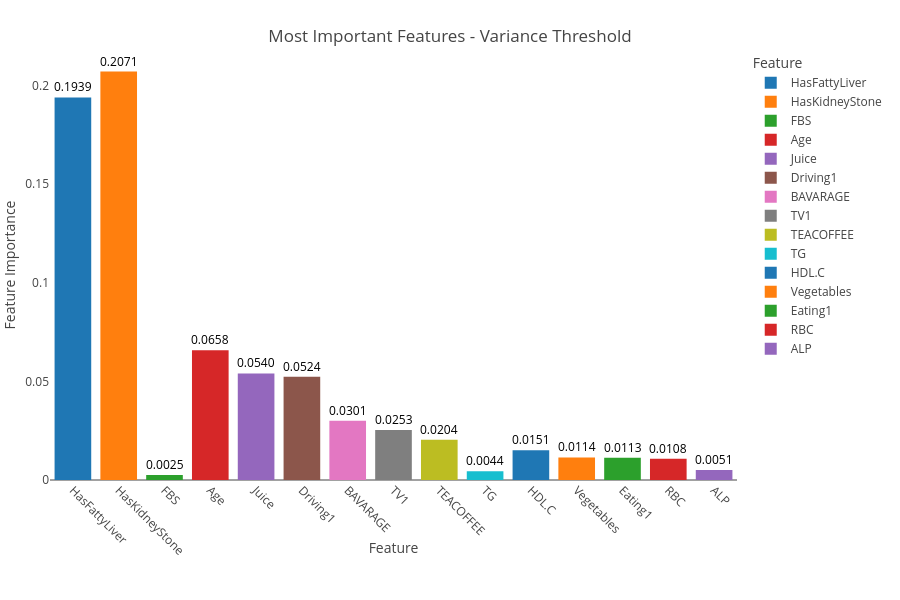
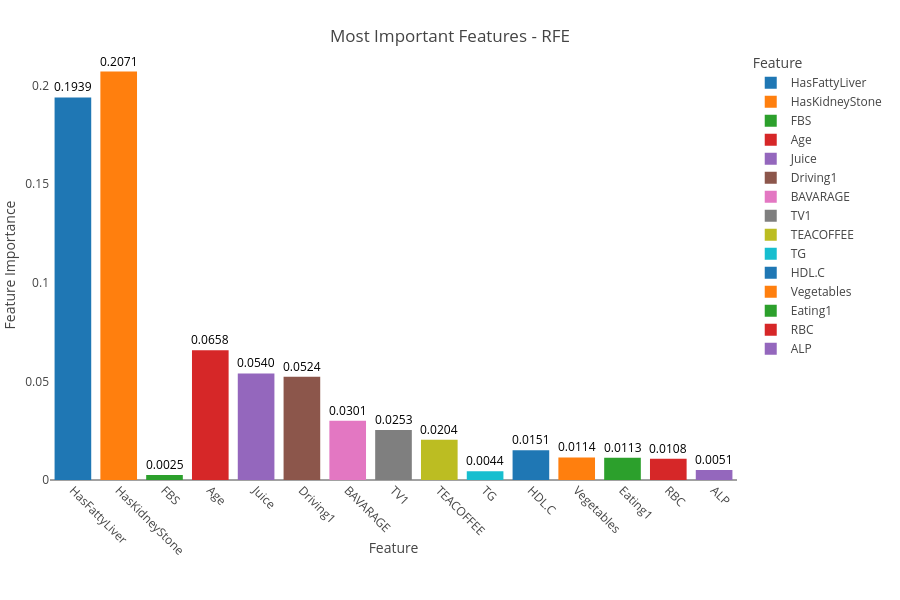
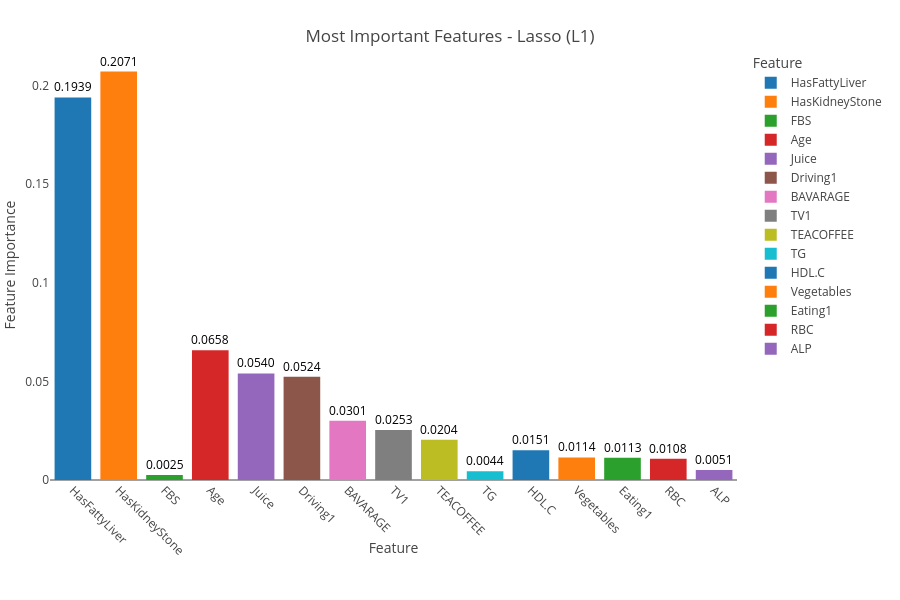
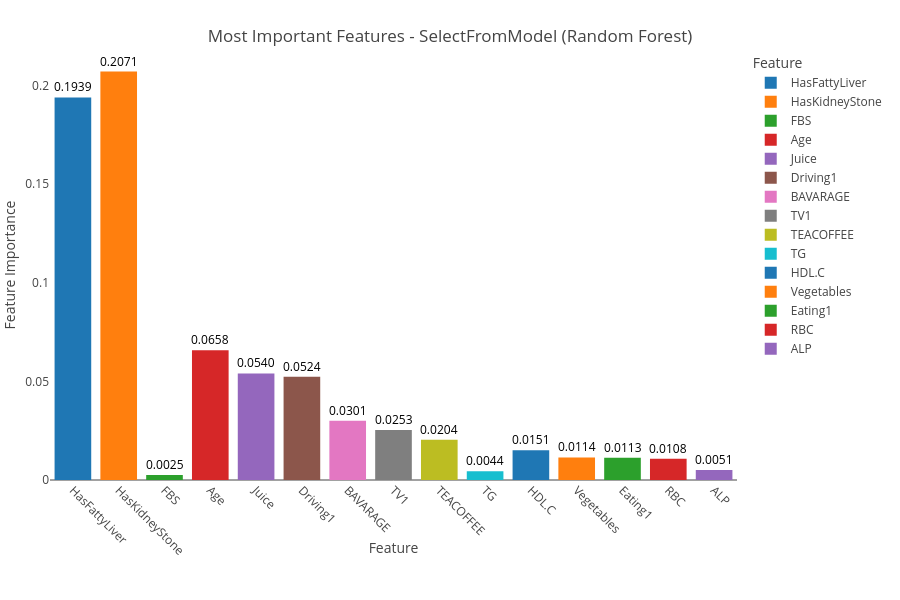

Source (notebook cell) for these figures, in order:
### Code cell
import pandas as pd
import plotly.express as px

# Assuming `X` is your DataFrame with the real feature names (predictors)
# Assuming `feature_importances` is a dictionary where each key is a method, 
# and the value is a pandas Series or DataFrame with feature importance scores.

# Convert the feature importances into a DataFrame for visualization
importance_df = pd.DataFrame(feature_importances).T  # Transpose so that methods are rows
importance_df.columns = X_train.columns  # Use the actual feature names from X
importance_df.columns = importance_df.columns.str.replace(r'num_imputer__','')

importance_df = importance_df.reset_index().rename(columns={'index': 'Feature Selection Method'})

# Determine the most important predictors (e.g., top N important features)
top_n = 15  # You can change this number to select more or fewer features

# Aggregate feature importance across all methods by averaging importance scores
importance_avg = importance_df.drop('Feature Selection Method', axis=1).mean(axis=0)

# Get the top N most important features based on average importance across methods
top_features = importance_avg.nlargest(top_n).index

# Filter the original importance DataFrame to include only the top features
importance_top_features_df = importance_df[['Feature Selection Method'] + list(top_features)]

# Melt the DataFrame for better visualization
importance_melted = importance_top_features_df.melt(id_vars=['Feature Selection Method'], 
                                                    var_name='Feature', 
                                                    value_name='Importance')

# Generate separate charts for each feature selection method
for method in importance_melted['Feature Selection Method'].unique():
    # Filter the data for the current method
    method_data = importance_melted[importance_melted['Feature Selection Method'] == method]

    # Create a bar plot for the current method
    fig_importance = px.bar(
        method_data,
        x='Feature',
        y='Importance',
        color='Feature',
        title=f'Most Important Features - {method}',
        labels={'Importance': 'Feature Importance', 'Feature Selection Method': 'Method'},
        height=600,
        category_orders={'Feature': list(top_features)},  # Ensure top features are sorted
        color_continuous_scale='Viridis',  # Use a gradient color scale for visual effect
    )

    # Add annotations for each bar with the importance value
    for i, row in method_data.iterrows():
        fig_importance.add_annotation(
            x=row['Feature'],
            y=row['Importance'],
            text=f"{row['Importance']:.4f}",  # Format to 4 decimal places
            showarrow=False,
            font=dict(size=12, color='black'),
            align="center",
            yanchor="bottom"  # Corrected from "verticalalignment"
        )

    # Update plot layout for better presentation
    fig_importance.update_layout(
        legend_title="Feature",
        xaxis_title="Feature",
        yaxis_title="Feature Importance",
        xaxis={'tickangle': 45, 'showgrid': False},  # Rotate feature labels for readability
        yaxis={'showgrid': True, 'gridcolor': 'rgba(255, 255, 255, 0.3)'},  # Add gridlines
        plot_bgcolor='rgba(0,0,0,0)',  # Make background transparent
        margin=dict(t=50, b=120, l=50, r=50),  # Adjust margins
        title_x=0.5,  # Center the title
        title_y=0.95,  # Move title to top
    )

    # Show the plot for the current method
    fig_importance.show()
    title=str(f'Most Important Features - {method}')
    fig_importance.write_image("Images/"+title + ".png", scale=6)

### Figure 1 — Plotly figure (JSON) as saved in the notebook; plotly's stock layout.template omitted (floating-point values rounded to 4 significant figures)
{"data": [{"hovertemplate": "Feature=%{x}<br>Feature Importance=%{y}<extra></extra>", "legendgroup": "HasFattyLiver", "marker": {"color": "#1F77B4", "pattern": {"shape": ""}}, "name": "HasFattyLiver", "orientation": "v", "showlegend": true, "textposition": "auto", "type": "bar", "x": ["HasFattyLiver"], "xaxis": "x", "y": [0.1939], "yaxis": "y"}, {"hovertemplate": "Feature=%{x}<br>Feature Importance=%{y}<extra></extra>", "legendgroup": "HasKidneyStone", "marker": {"color": "#FF7F0E", "pattern": {"shape": ""}}, "name": "HasKidneyStone", "orientation": "v", "showlegend": true, "textposition": "auto", "type": "bar", "x": ["HasKidneyStone"], "xaxis": "x", "y": [0.2071], "yaxis": "y"}, {"hovertemplate": "Feature=%{x}<br>Feature Importance=%{y}<extra></extra>", "legendgroup": "FBS", "marker": {"color": "#2CA02C", "pattern": {"shape": ""}}, "name": "FBS", "orientation": "v", "showlegend": true, "textposition": "auto", "type": "bar", "x": ["FBS"], "xaxis": "x", "y": [0.002493], "yaxis": "y"}, {"hovertemplate": "Feature=%{x}<br>Feature Importance=%{y}<extra></extra>", "legendgroup": "Age", "marker": {"color": "#D62728", "pattern": {"shape": ""}}, "name": "Age", "orientation": "v", "showlegend": true, "textposition": "auto", "type": "bar", "x": ["Age"], "xaxis": "x", "y": [0.06581], "yaxis": "y"}, {"hovertemplate": "Feature=%{x}<br>Feature Importance=%{y}<extra></extra>", "legendgroup": "Juice", "marker": {"color": "#9467BD", "pattern": {"shape": ""}}, "name": "Juice", "orientation": "v", "showlegend": true, "textposition": "auto", "type": "bar", "x": ["Juice"], "xaxis": "x", "y": [0.054], "yaxis": "y"}, {"hovertemplate": "Feature=%{x}<br>Feature Importance=%{y}<extra></extra>", "legendgroup": "Driving1", "marker": {"color": "#8C564B", "pattern": {"shape": ""}}, "name": "Driving1", "orientation": "v", "showlegend": true, "textposition": "auto", "type": "bar", "x": ["Driving1"], "xaxis": "x", "y": [0.05239], "yaxis": "y"}, {"hovertemplate": "Feature=%{x}<br>Feature Importance=%{y}<extra></extra>", "legendgroup": "BAVARAGE", "marker": {"color": "#E377C2", "pattern": {"shape": ""}}, "name": "BAVARAGE", "orientation": "v", "showlegend": true, "textposition": "auto", "type": "bar", "x": ["BAVARAGE"], "xaxis": "x", "y": [0.03007], "yaxis": "y"}, {"hovertemplate": "Feature=%{x}<br>Feature Importance=%{y}<extra></extra>", "legendgroup": "TV1", "marker": {"color": "#7F7F7F", "pattern": {"shape": ""}}, "name": "TV1", "orientation": "v", "showlegend": true, "textposition": "auto", "type": "bar", "x": ["TV1"], "xaxis": "x", "y": [0.02532], "yaxis": "y"}, {"hovertemplate": "Feature=%{x}<br>Feature Importance=%{y}<extra></extra>", "legendgroup": "TEACOFFEE", "marker": {"color": "#BCBD22", "pattern": {"shape": ""}}, "name": "TEACOFFEE", "orientation": "v", "showlegend": true, "textposition": "auto", "type": "bar", "x": ["TEACOFFEE"], "xaxis": "x", "y": [0.02043], "yaxis": "y"}, {"hovertemplate": "Feature=%{x}<br>Feature Importance=%{y}<extra></extra>", "legendgroup": "TG", "marker": {"color": "#17BECF", "pattern": {"shape": ""}}, "name": "TG", "orientation": "v", "showlegend": true, "textposition": "auto", "type": "bar", "x": ["TG"], "xaxis": "x", "y": [0.004385], "yaxis": "y"}, {"hovertemplate": "Feature=%{x}<br>Feature Importance=%{y}<extra></extra>", "legendgroup": "HDL.C", "marker": {"color": "#1F77B4", "pattern": {"shape": ""}}, "name": "HDL.C", "orientation": "v", "showlegend": true, "textposition": "auto", "type": "bar", "x": ["HDL.C"], "xaxis": "x", "y": [0.01505], "yaxis": "y"}, {"hovertemplate": "Feature=%{x}<br>Feature Importance=%{y}<extra></extra>", "legendgroup": "Vegetables", "marker": {"color": "#FF7F0E", "pattern": {"shape": ""}}, "name": "Vegetables", "orientation": "v", "showlegend": true, "textposition": "auto", "type": "bar", "x": ["Vegetables"], "xaxis": "x", "y": [0.01142], "yaxis": "y"}, {"hovertemplate": "Feature=%{x}<br>Feature Importance=%{y}<extra></extra>", "legendgroup": "Eating1", "marker": {"color": "#2CA02C", "pattern": {"shape": ""}}, "name": "Eating1", "orientation": "v", "showlegend": true, "textposition": "auto", "type": "bar", "x": ["Eating1"], "xaxis": "x", "y": [0.0113], "yaxis": "y"}, {"hovertemplate": "Feature=%{x}<br>Feature Importance=%{y}<extra></extra>", "legendgroup": "RBC", "marker": {"color": "#D62728", "pattern": {"shape": ""}}, "name": "RBC", "orientation": "v", "showlegend": true, "textposition": "auto", "type": "bar", "x": ["RBC"], "xaxis": "x", "y": [0.01083], "yaxis": "y"}, {"hovertemplate": "Feature=%{x}<br>Feature Importance=%{y}<extra></extra>", "legendgroup": "ALP", "marker": {"color": "#9467BD", "pattern": {"shape": ""}}, "name": "ALP", "orientation": "v", "showlegend": true, "textposition": "auto", "type": "bar", "x": ["ALP"], "xaxis": "x", "y": [0.005067], "yaxis": "y"}], "layout": {"annotations": [{"align": "center", "font": {"color": "black", "size": 12}, "showarrow": false, "text": "0.1939", "x": "HasFattyLiver", "y": 0.1939, "yanchor": "bottom"}, {"align": "center", "font": {"color": "black", "size": 12}, "showarrow": false, "text": "0.2071", "x": "HasKidneyStone", "y": 0.2071, "yanchor": "bottom"}, {"align": "center", "font": {"color": "black", "size": 12}, "showarrow": false, "text": "0.0025", "x": "FBS", "y": 0.002493, "yanchor": "bottom"}, {"align": "center", "font": {"color": "black", "size": 12}, "showarrow": false, "text": "0.0658", "x": "Age", "y": 0.06581, "yanchor": "bottom"}, {"align": "center", "font": {"color": "black", "size": 12}, "showarrow": false, "text": "0.0540", "x": "Juice", "y": 0.054, "yanchor": "bottom"}, {"align": "center", "font": {"color": "black", "size": 12}, "showarrow": false, "text": "0.0524", "x": "Driving1", "y": 0.05239, "yanchor": "bottom"}, {"align": "center", "font": {"color": "black", "size": 12}, "showarrow": false, "text": "0.0301", "x": "BAVARAGE", "y": 0.03007, "yanchor": "bottom"}, {"align": "center", "font": {"color": "black", "size": 12}, "showarrow": false, "text": "0.0253", "x": "TV1", "y": 0.02532, "yanchor": "bottom"}, {"align": "center", "font": {"color": "black", "size": 12}, "showarrow": false, "text": "0.0204", "x": "TEACOFFEE", "y": 0.02043, "yanchor": "bottom"}, {"align": "center", "font": {"color": "black", "size": 12}, "showarrow": false, "text": "0.0044", "x": "TG", "y": 0.004385, "yanchor": "bottom"}, {"align": "center", "font": {"color": "black", "size": 12}, "showarrow": false, "text": "0.0151", "x": "HDL.C", "y": 0.01505, "yanchor": "bottom"}, {"align": "center", "font": {"color": "black", "size": 12}, "showarrow": false, "text": "0.0114", "x": "Vegetables", "y": 0.01142, "yanchor": "bottom"}, {"align": "center", "font": {"color": "black", "size": 12}, "showarrow": false, "text": "0.0113", "x": "Eating1", "y": 0.0113, "yanchor": "bottom"}, {"align": "center", "font": {"color": "black", "size": 12}, "showarrow": false, "text": "0.0108", "x": "RBC", "y": 0.01083, "yanchor": "bottom"}, {"align": "center", "font": {"color": "black", "size": 12}, "showarrow": false, "text": "0.0051", "x": "ALP", "y": 0.005067, "yanchor": "bottom"}], "barmode": "relative", "height": 600, "legend": {"title": {"text": "Feature"}, "tracegroupgap": 0}, "margin": {"b": 120, "l": 50, "r": 50, "t": 50}, "plot_bgcolor": "rgba(0,0,0,0)", "title": {"text": "Most Important Features - Variance Threshold", "x": 0.5, "y": 0.95}, "xaxis": {"anchor": "y", "categoryarray": ["HasFattyLiver", "HasKidneyStone", "FBS", "Age", "Juice", "Driving1", "BAVARAGE", "TV1", "TEACOFFEE", "TG", "HDL.C", "Vegetables", "Eating1", "RBC", "ALP"], "categoryorder": "array", "domain": [0, 1], "showgrid": false, "tickangle": 45, "title": {"text": "Feature"}}, "yaxis": {"anchor": "x", "domain": [0, 1], "gridcolor": "rgba(255, 255, 255, 0.3)", "showgrid": true, "title": {"text": "Feature Importance"}}}}

### Figure 2 — Plotly figure (JSON) as saved in the notebook; plotly's stock layout.template omitted (floating-point values rounded to 4 significant figures)
{"data": [{"hovertemplate": "Feature=%{x}<br>Feature Importance=%{y}<extra></extra>", "legendgroup": "HasFattyLiver", "marker": {"color": "#1F77B4", "pattern": {"shape": ""}}, "name": "HasFattyLiver", "orientation": "v", "showlegend": true, "textposition": "auto", "type": "bar", "x": ["HasFattyLiver"], "xaxis": "x", "y": [0.1939], "yaxis": "y"}, {"hovertemplate": "Feature=%{x}<br>Feature Importance=%{y}<extra></extra>", "legendgroup": "HasKidneyStone", "marker": {"color": "#FF7F0E", "pattern": {"shape": ""}}, "name": "HasKidneyStone", "orientation": "v", "showlegend": true, "textposition": "auto", "type": "bar", "x": ["HasKidneyStone"], "xaxis": "x", "y": [0.2071], "yaxis": "y"}, {"hovertemplate": "Feature=%{x}<br>Feature Importance=%{y}<extra></extra>", "legendgroup": "FBS", "marker": {"color": "#2CA02C", "pattern": {"shape": ""}}, "name": "FBS", "orientation": "v", "showlegend": true, "textposition": "auto", "type": "bar", "x": ["FBS"], "xaxis": "x", "y": [0.002493], "yaxis": "y"}, {"hovertemplate": "Feature=%{x}<br>Feature Importance=%{y}<extra></extra>", "legendgroup": "Age", "marker": {"color": "#D62728", "pattern": {"shape": ""}}, "name": "Age", "orientation": "v", "showlegend": true, "textposition": "auto", "type": "bar", "x": ["Age"], "xaxis": "x", "y": [0.06581], "yaxis": "y"}, {"hovertemplate": "Feature=%{x}<br>Feature Importance=%{y}<extra></extra>", "legendgroup": "Juice", "marker": {"color": "#9467BD", "pattern": {"shape": ""}}, "name": "Juice", "orientation": "v", "showlegend": true, "textposition": "auto", "type": "bar", "x": ["Juice"], "xaxis": "x", "y": [0.054], "yaxis": "y"}, {"hovertemplate": "Feature=%{x}<br>Feature Importance=%{y}<extra></extra>", "legendgroup": "Driving1", "marker": {"color": "#8C564B", "pattern": {"shape": ""}}, "name": "Driving1", "orientation": "v", "showlegend": true, "textposition": "auto", "type": "bar", "x": ["Driving1"], "xaxis": "x", "y": [0.05239], "yaxis": "y"}, {"hovertemplate": "Feature=%{x}<br>Feature Importance=%{y}<extra></extra>", "legendgroup": "BAVARAGE", "marker": {"color": "#E377C2", "pattern": {"shape": ""}}, "name": "BAVARAGE", "orientation": "v", "showlegend": true, "textposition": "auto", "type": "bar", "x": ["BAVARAGE"], "xaxis": "x", "y": [0.03007], "yaxis": "y"}, {"hovertemplate": "Feature=%{x}<br>Feature Importance=%{y}<extra></extra>", "legendgroup": "TV1", "marker": {"color": "#7F7F7F", "pattern": {"shape": ""}}, "name": "TV1", "orientation": "v", "showlegend": true, "textposition": "auto", "type": "bar", "x": ["TV1"], "xaxis": "x", "y": [0.02532], "yaxis": "y"}, {"hovertemplate": "Feature=%{x}<br>Feature Importance=%{y}<extra></extra>", "legendgroup": "TEACOFFEE", "marker": {"color": "#BCBD22", "pattern": {"shape": ""}}, "name": "TEACOFFEE", "orientation": "v", "showlegend": true, "textposition": "auto", "type": "bar", "x": ["TEACOFFEE"], "xaxis": "x", "y": [0.02043], "yaxis": "y"}, {"hovertemplate": "Feature=%{x}<br>Feature Importance=%{y}<extra></extra>", "legendgroup": "TG", "marker": {"color": "#17BECF", "pattern": {"shape": ""}}, "name": "TG", "orientation": "v", "showlegend": true, "textposition": "auto", "type": "bar", "x": ["TG"], "xaxis": "x", "y": [0.004385], "yaxis": "y"}, {"hovertemplate": "Feature=%{x}<br>Feature Importance=%{y}<extra></extra>", "legendgroup": "HDL.C", "marker": {"color": "#1F77B4", "pattern": {"shape": ""}}, "name": "HDL.C", "orientation": "v", "showlegend": true, "textposition": "auto", "type": "bar", "x": ["HDL.C"], "xaxis": "x", "y": [0.01505], "yaxis": "y"}, {"hovertemplate": "Feature=%{x}<br>Feature Importance=%{y}<extra></extra>", "legendgroup": "Vegetables", "marker": {"color": "#FF7F0E", "pattern": {"shape": ""}}, "name": "Vegetables", "orientation": "v", "showlegend": true, "textposition": "auto", "type": "bar", "x": ["Vegetables"], "xaxis": "x", "y": [0.01142], "yaxis": "y"}, {"hovertemplate": "Feature=%{x}<br>Feature Importance=%{y}<extra></extra>", "legendgroup": "Eating1", "marker": {"color": "#2CA02C", "pattern": {"shape": ""}}, "name": "Eating1", "orientation": "v", "showlegend": true, "textposition": "auto", "type": "bar", "x": ["Eating1"], "xaxis": "x", "y": [0.0113], "yaxis": "y"}, {"hovertemplate": "Feature=%{x}<br>Feature Importance=%{y}<extra></extra>", "legendgroup": "RBC", "marker": {"color": "#D62728", "pattern": {"shape": ""}}, "name": "RBC", "orientation": "v", "showlegend": true, "textposition": "auto", "type": "bar", "x": ["RBC"], "xaxis": "x", "y": [0.01083], "yaxis": "y"}, {"hovertemplate": "Feature=%{x}<br>Feature Importance=%{y}<extra></extra>", "legendgroup": "ALP", "marker": {"color": "#9467BD", "pattern": {"shape": ""}}, "name": "ALP", "orientation": "v", "showlegend": true, "textposition": "auto", "type": "bar", "x": ["ALP"], "xaxis": "x", "y": [0.005067], "yaxis": "y"}], "layout": {"annotations": [{"align": "center", "font": {"color": "black", "size": 12}, "showarrow": false, "text": "0.1939", "x": "HasFattyLiver", "y": 0.1939, "yanchor": "bottom"}, {"align": "center", "font": {"color": "black", "size": 12}, "showarrow": false, "text": "0.2071", "x": "HasKidneyStone", "y": 0.2071, "yanchor": "bottom"}, {"align": "center", "font": {"color": "black", "size": 12}, "showarrow": false, "text": "0.0025", "x": "FBS", "y": 0.002493, "yanchor": "bottom"}, {"align": "center", "font": {"color": "black", "size": 12}, "showarrow": false, "text": "0.0658", "x": "Age", "y": 0.06581, "yanchor": "bottom"}, {"align": "center", "font": {"color": "black", "size": 12}, "showarrow": false, "text": "0.0540", "x": "Juice", "y": 0.054, "yanchor": "bottom"}, {"align": "center", "font": {"color": "black", "size": 12}, "showarrow": false, "text": "0.0524", "x": "Driving1", "y": 0.05239, "yanchor": "bottom"}, {"align": "center", "font": {"color": "black", "size": 12}, "showarrow": false, "text": "0.0301", "x": "BAVARAGE", "y": 0.03007, "yanchor": "bottom"}, {"align": "center", "font": {"color": "black", "size": 12}, "showarrow": false, "text": "0.0253", "x": "TV1", "y": 0.02532, "yanchor": "bottom"}, {"align": "center", "font": {"color": "black", "size": 12}, "showarrow": false, "text": "0.0204", "x": "TEACOFFEE", "y": 0.02043, "yanchor": "bottom"}, {"align": "center", "font": {"color": "black", "size": 12}, "showarrow": false, "text": "0.0044", "x": "TG", "y": 0.004385, "yanchor": "bottom"}, {"align": "center", "font": {"color": "black", "size": 12}, "showarrow": false, "text": "0.0151", "x": "HDL.C", "y": 0.01505, "yanchor": "bottom"}, {"align": "center", "font": {"color": "black", "size": 12}, "showarrow": false, "text": "0.0114", "x": "Vegetables", "y": 0.01142, "yanchor": "bottom"}, {"align": "center", "font": {"color": "black", "size": 12}, "showarrow": false, "text": "0.0113", "x": "Eating1", "y": 0.0113, "yanchor": "bottom"}, {"align": "center", "font": {"color": "black", "size": 12}, "showarrow": false, "text": "0.0108", "x": "RBC", "y": 0.01083, "yanchor": "bottom"}, {"align": "center", "font": {"color": "black", "size": 12}, "showarrow": false, "text": "0.0051", "x": "ALP", "y": 0.005067, "yanchor": "bottom"}], "barmode": "relative", "height": 600, "legend": {"title": {"text": "Feature"}, "tracegroupgap": 0}, "margin": {"b": 120, "l": 50, "r": 50, "t": 50}, "plot_bgcolor": "rgba(0,0,0,0)", "title": {"text": "Most Important Features - RFE", "x": 0.5, "y": 0.95}, "xaxis": {"anchor": "y", "categoryarray": ["HasFattyLiver", "HasKidneyStone", "FBS", "Age", "Juice", "Driving1", "BAVARAGE", "TV1", "TEACOFFEE", "TG", "HDL.C", "Vegetables", "Eating1", "RBC", "ALP"], "categoryorder": "array", "domain": [0, 1], "showgrid": false, "tickangle": 45, "title": {"text": "Feature"}}, "yaxis": {"anchor": "x", "domain": [0, 1], "gridcolor": "rgba(255, 255, 255, 0.3)", "showgrid": true, "title": {"text": "Feature Importance"}}}}

### Figure 3 — Plotly figure (JSON) as saved in the notebook; plotly's stock layout.template omitted (floating-point values rounded to 4 significant figures)
{"data": [{"hovertemplate": "Feature=%{x}<br>Feature Importance=%{y}<extra></extra>", "legendgroup": "HasFattyLiver", "marker": {"color": "#1F77B4", "pattern": {"shape": ""}}, "name": "HasFattyLiver", "orientation": "v", "showlegend": true, "textposition": "auto", "type": "bar", "x": ["HasFattyLiver"], "xaxis": "x", "y": [0.1939], "yaxis": "y"}, {"hovertemplate": "Feature=%{x}<br>Feature Importance=%{y}<extra></extra>", "legendgroup": "HasKidneyStone", "marker": {"color": "#FF7F0E", "pattern": {"shape": ""}}, "name": "HasKidneyStone", "orientation": "v", "showlegend": true, "textposition": "auto", "type": "bar", "x": ["HasKidneyStone"], "xaxis": "x", "y": [0.2071], "yaxis": "y"}, {"hovertemplate": "Feature=%{x}<br>Feature Importance=%{y}<extra></extra>", "legendgroup": "FBS", "marker": {"color": "#2CA02C", "pattern": {"shape": ""}}, "name": "FBS", "orientation": "v", "showlegend": true, "textposition": "auto", "type": "bar", "x": ["FBS"], "xaxis": "x", "y": [0.002493], "yaxis": "y"}, {"hovertemplate": "Feature=%{x}<br>Feature Importance=%{y}<extra></extra>", "legendgroup": "Age", "marker": {"color": "#D62728", "pattern": {"shape": ""}}, "name": "Age", "orientation": "v", "showlegend": true, "textposition": "auto", "type": "bar", "x": ["Age"], "xaxis": "x", "y": [0.06581], "yaxis": "y"}, {"hovertemplate": "Feature=%{x}<br>Feature Importance=%{y}<extra></extra>", "legendgroup": "Juice", "marker": {"color": "#9467BD", "pattern": {"shape": ""}}, "name": "Juice", "orientation": "v", "showlegend": true, "textposition": "auto", "type": "bar", "x": ["Juice"], "xaxis": "x", "y": [0.054], "yaxis": "y"}, {"hovertemplate": "Feature=%{x}<br>Feature Importance=%{y}<extra></extra>", "legendgroup": "Driving1", "marker": {"color": "#8C564B", "pattern": {"shape": ""}}, "name": "Driving1", "orientation": "v", "showlegend": true, "textposition": "auto", "type": "bar", "x": ["Driving1"], "xaxis": "x", "y": [0.05239], "yaxis": "y"}, {"hovertemplate": "Feature=%{x}<br>Feature Importance=%{y}<extra></extra>", "legendgroup": "BAVARAGE", "marker": {"color": "#E377C2", "pattern": {"shape": ""}}, "name": "BAVARAGE", "orientation": "v", "showlegend": true, "textposition": "auto", "type": "bar", "x": ["BAVARAGE"], "xaxis": "x", "y": [0.03007], "yaxis": "y"}, {"hovertemplate": "Feature=%{x}<br>Feature Importance=%{y}<extra></extra>", "legendgroup": "TV1", "marker": {"color": "#7F7F7F", "pattern": {"shape": ""}}, "name": "TV1", "orientation": "v", "showlegend": true, "textposition": "auto", "type": "bar", "x": ["TV1"], "xaxis": "x", "y": [0.02532], "yaxis": "y"}, {"hovertemplate": "Feature=%{x}<br>Feature Importance=%{y}<extra></extra>", "legendgroup": "TEACOFFEE", "marker": {"color": "#BCBD22", "pattern": {"shape": ""}}, "name": "TEACOFFEE", "orientation": "v", "showlegend": true, "textposition": "auto", "type": "bar", "x": ["TEACOFFEE"], "xaxis": "x", "y": [0.02043], "yaxis": "y"}, {"hovertemplate": "Feature=%{x}<br>Feature Importance=%{y}<extra></extra>", "legendgroup": "TG", "marker": {"color": "#17BECF", "pattern": {"shape": ""}}, "name": "TG", "orientation": "v", "showlegend": true, "textposition": "auto", "type": "bar", "x": ["TG"], "xaxis": "x", "y": [0.004385], "yaxis": "y"}, {"hovertemplate": "Feature=%{x}<br>Feature Importance=%{y}<extra></extra>", "legendgroup": "HDL.C", "marker": {"color": "#1F77B4", "pattern": {"shape": ""}}, "name": "HDL.C", "orientation": "v", "showlegend": true, "textposition": "auto", "type": "bar", "x": ["HDL.C"], "xaxis": "x", "y": [0.01505], "yaxis": "y"}, {"hovertemplate": "Feature=%{x}<br>Feature Importance=%{y}<extra></extra>", "legendgroup": "Vegetables", "marker": {"color": "#FF7F0E", "pattern": {"shape": ""}}, "name": "Vegetables", "orientation": "v", "showlegend": true, "textposition": "auto", "type": "bar", "x": ["Vegetables"], "xaxis": "x", "y": [0.01142], "yaxis": "y"}, {"hovertemplate": "Feature=%{x}<br>Feature Importance=%{y}<extra></extra>", "legendgroup": "Eating1", "marker": {"color": "#2CA02C", "pattern": {"shape": ""}}, "name": "Eating1", "orientation": "v", "showlegend": true, "textposition": "auto", "type": "bar", "x": ["Eating1"], "xaxis": "x", "y": [0.0113], "yaxis": "y"}, {"hovertemplate": "Feature=%{x}<br>Feature Importance=%{y}<extra></extra>", "legendgroup": "RBC", "marker": {"color": "#D62728", "pattern": {"shape": ""}}, "name": "RBC", "orientation": "v", "showlegend": true, "textposition": "auto", "type": "bar", "x": ["RBC"], "xaxis": "x", "y": [0.01083], "yaxis": "y"}, {"hovertemplate": "Feature=%{x}<br>Feature Importance=%{y}<extra></extra>", "legendgroup": "ALP", "marker": {"color": "#9467BD", "pattern": {"shape": ""}}, "name": "ALP", "orientation": "v", "showlegend": true, "textposition": "auto", "type": "bar", "x": ["ALP"], "xaxis": "x", "y": [0.005067], "yaxis": "y"}], "layout": {"annotations": [{"align": "center", "font": {"color": "black", "size": 12}, "showarrow": false, "text": "0.1939", "x": "HasFattyLiver", "y": 0.1939, "yanchor": "bottom"}, {"align": "center", "font": {"color": "black", "size": 12}, "showarrow": false, "text": "0.2071", "x": "HasKidneyStone", "y": 0.2071, "yanchor": "bottom"}, {"align": "center", "font": {"color": "black", "size": 12}, "showarrow": false, "text": "0.0025", "x": "FBS", "y": 0.002493, "yanchor": "bottom"}, {"align": "center", "font": {"color": "black", "size": 12}, "showarrow": false, "text": "0.0658", "x": "Age", "y": 0.06581, "yanchor": "bottom"}, {"align": "center", "font": {"color": "black", "size": 12}, "showarrow": false, "text": "0.0540", "x": "Juice", "y": 0.054, "yanchor": "bottom"}, {"align": "center", "font": {"color": "black", "size": 12}, "showarrow": false, "text": "0.0524", "x": "Driving1", "y": 0.05239, "yanchor": "bottom"}, {"align": "center", "font": {"color": "black", "size": 12}, "showarrow": false, "text": "0.0301", "x": "BAVARAGE", "y": 0.03007, "yanchor": "bottom"}, {"align": "center", "font": {"color": "black", "size": 12}, "showarrow": false, "text": "0.0253", "x": "TV1", "y": 0.02532, "yanchor": "bottom"}, {"align": "center", "font": {"color": "black", "size": 12}, "showarrow": false, "text": "0.0204", "x": "TEACOFFEE", "y": 0.02043, "yanchor": "bottom"}, {"align": "center", "font": {"color": "black", "size": 12}, "showarrow": false, "text": "0.0044", "x": "TG", "y": 0.004385, "yanchor": "bottom"}, {"align": "center", "font": {"color": "black", "size": 12}, "showarrow": false, "text": "0.0151", "x": "HDL.C", "y": 0.01505, "yanchor": "bottom"}, {"align": "center", "font": {"color": "black", "size": 12}, "showarrow": false, "text": "0.0114", "x": "Vegetables", "y": 0.01142, "yanchor": "bottom"}, {"align": "center", "font": {"color": "black", "size": 12}, "showarrow": false, "text": "0.0113", "x": "Eating1", "y": 0.0113, "yanchor": "bottom"}, {"align": "center", "font": {"color": "black", "size": 12}, "showarrow": false, "text": "0.0108", "x": "RBC", "y": 0.01083, "yanchor": "bottom"}, {"align": "center", "font": {"color": "black", "size": 12}, "showarrow": false, "text": "0.0051", "x": "ALP", "y": 0.005067, "yanchor": "bottom"}], "barmode": "relative", "height": 600, "legend": {"title": {"text": "Feature"}, "tracegroupgap": 0}, "margin": {"b": 120, "l": 50, "r": 50, "t": 50}, "plot_bgcolor": "rgba(0,0,0,0)", "title": {"text": "Most Important Features - Lasso (L1)", "x": 0.5, "y": 0.95}, "xaxis": {"anchor": "y", "categoryarray": ["HasFattyLiver", "HasKidneyStone", "FBS", "Age", "Juice", "Driving1", "BAVARAGE", "TV1", "TEACOFFEE", "TG", "HDL.C", "Vegetables", "Eating1", "RBC", "ALP"], "categoryorder": "array", "domain": [0, 1], "showgrid": false, "tickangle": 45, "title": {"text": "Feature"}}, "yaxis": {"anchor": "x", "domain": [0, 1], "gridcolor": "rgba(255, 255, 255, 0.3)", "showgrid": true, "title": {"text": "Feature Importance"}}}}

### Figure 4 — Plotly figure (JSON) as saved in the notebook; plotly's stock layout.template omitted (floating-point values rounded to 4 significant figures)
{"data": [{"hovertemplate": "Feature=%{x}<br>Feature Importance=%{y}<extra></extra>", "legendgroup": "HasFattyLiver", "marker": {"color": "#1F77B4", "pattern": {"shape": ""}}, "name": "HasFattyLiver", "orientation": "v", "showlegend": true, "textposition": "auto", "type": "bar", "x": ["HasFattyLiver"], "xaxis": "x", "y": [0.1939], "yaxis": "y"}, {"hovertemplate": "Feature=%{x}<br>Feature Importance=%{y}<extra></extra>", "legendgroup": "HasKidneyStone", "marker": {"color": "#FF7F0E", "pattern": {"shape": ""}}, "name": "HasKidneyStone", "orientation": "v", "showlegend": true, "textposition": "auto", "type": "bar", "x": ["HasKidneyStone"], "xaxis": "x", "y": [0.2071], "yaxis": "y"}, {"hovertemplate": "Feature=%{x}<br>Feature Importance=%{y}<extra></extra>", "legendgroup": "FBS", "marker": {"color": "#2CA02C", "pattern": {"shape": ""}}, "name": "FBS", "orientation": "v", "showlegend": true, "textposition": "auto", "type": "bar", "x": ["FBS"], "xaxis": "x", "y": [0.002493], "yaxis": "y"}, {"hovertemplate": "Feature=%{x}<br>Feature Importance=%{y}<extra></extra>", "legendgroup": "Age", "marker": {"color": "#D62728", "pattern": {"shape": ""}}, "name": "Age", "orientation": "v", "showlegend": true, "textposition": "auto", "type": "bar", "x": ["Age"], "xaxis": "x", "y": [0.06581], "yaxis": "y"}, {"hovertemplate": "Feature=%{x}<br>Feature Importance=%{y}<extra></extra>", "legendgroup": "Juice", "marker": {"color": "#9467BD", "pattern": {"shape": ""}}, "name": "Juice", "orientation": "v", "showlegend": true, "textposition": "auto", "type": "bar", "x": ["Juice"], "xaxis": "x", "y": [0.054], "yaxis": "y"}, {"hovertemplate": "Feature=%{x}<br>Feature Importance=%{y}<extra></extra>", "legendgroup": "Driving1", "marker": {"color": "#8C564B", "pattern": {"shape": ""}}, "name": "Driving1", "orientation": "v", "showlegend": true, "textposition": "auto", "type": "bar", "x": ["Driving1"], "xaxis": "x", "y": [0.05239], "yaxis": "y"}, {"hovertemplate": "Feature=%{x}<br>Feature Importance=%{y}<extra></extra>", "legendgroup": "BAVARAGE", "marker": {"color": "#E377C2", "pattern": {"shape": ""}}, "name": "BAVARAGE", "orientation": "v", "showlegend": true, "textposition": "auto", "type": "bar", "x": ["BAVARAGE"], "xaxis": "x", "y": [0.03007], "yaxis": "y"}, {"hovertemplate": "Feature=%{x}<br>Feature Importance=%{y}<extra></extra>", "legendgroup": "TV1", "marker": {"color": "#7F7F7F", "pattern": {"shape": ""}}, "name": "TV1", "orientation": "v", "showlegend": true, "textposition": "auto", "type": "bar", "x": ["TV1"], "xaxis": "x", "y": [0.02532], "yaxis": "y"}, {"hovertemplate": "Feature=%{x}<br>Feature Importance=%{y}<extra></extra>", "legendgroup": "TEACOFFEE", "marker": {"color": "#BCBD22", "pattern": {"shape": ""}}, "name": "TEACOFFEE", "orientation": "v", "showlegend": true, "textposition": "auto", "type": "bar", "x": ["TEACOFFEE"], "xaxis": "x", "y": [0.02043], "yaxis": "y"}, {"hovertemplate": "Feature=%{x}<br>Feature Importance=%{y}<extra></extra>", "legendgroup": "TG", "marker": {"color": "#17BECF", "pattern": {"shape": ""}}, "name": "TG", "orientation": "v", "showlegend": true, "textposition": "auto", "type": "bar", "x": ["TG"], "xaxis": "x", "y": [0.004385], "yaxis": "y"}, {"hovertemplate": "Feature=%{x}<br>Feature Importance=%{y}<extra></extra>", "legendgroup": "HDL.C", "marker": {"color": "#1F77B4", "pattern": {"shape": ""}}, "name": "HDL.C", "orientation": "v", "showlegend": true, "textposition": "auto", "type": "bar", "x": ["HDL.C"], "xaxis": "x", "y": [0.01505], "yaxis": "y"}, {"hovertemplate": "Feature=%{x}<br>Feature Importance=%{y}<extra></extra>", "legendgroup": "Vegetables", "marker": {"color": "#FF7F0E", "pattern": {"shape": ""}}, "name": "Vegetables", "orientation": "v", "showlegend": true, "textposition": "auto", "type": "bar", "x": ["Vegetables"], "xaxis": "x", "y": [0.01142], "yaxis": "y"}, {"hovertemplate": "Feature=%{x}<br>Feature Importance=%{y}<extra></extra>", "legendgroup": "Eating1", "marker": {"color": "#2CA02C", "pattern": {"shape": ""}}, "name": "Eating1", "orientation": "v", "showlegend": true, "textposition": "auto", "type": "bar", "x": ["Eating1"], "xaxis": "x", "y": [0.0113], "yaxis": "y"}, {"hovertemplate": "Feature=%{x}<br>Feature Importance=%{y}<extra></extra>", "legendgroup": "RBC", "marker": {"color": "#D62728", "pattern": {"shape": ""}}, "name": "RBC", "orientation": "v", "showlegend": true, "textposition": "auto", "type": "bar", "x": ["RBC"], "xaxis": "x", "y": [0.01083], "yaxis": "y"}, {"hovertemplate": "Feature=%{x}<br>Feature Importance=%{y}<extra></extra>", "legendgroup": "ALP", "marker": {"color": "#9467BD", "pattern": {"shape": ""}}, "name": "ALP", "orientation": "v", "showlegend": true, "textposition": "auto", "type": "bar", "x": ["ALP"], "xaxis": "x", "y": [0.005067], "yaxis": "y"}], "layout": {"annotations": [{"align": "center", "font": {"color": "black", "size": 12}, "showarrow": false, "text": "0.1939", "x": "HasFattyLiver", "y": 0.1939, "yanchor": "bottom"}, {"align": "center", "font": {"color": "black", "size": 12}, "showarrow": false, "text": "0.2071", "x": "HasKidneyStone", "y": 0.2071, "yanchor": "bottom"}, {"align": "center", "font": {"color": "black", "size": 12}, "showarrow": false, "text": "0.0025", "x": "FBS", "y": 0.002493, "yanchor": "bottom"}, {"align": "center", "font": {"color": "black", "size": 12}, "showarrow": false, "text": "0.0658", "x": "Age", "y": 0.06581, "yanchor": "bottom"}, {"align": "center", "font": {"color": "black", "size": 12}, "showarrow": false, "text": "0.0540", "x": "Juice", "y": 0.054, "yanchor": "bottom"}, {"align": "center", "font": {"color": "black", "size": 12}, "showarrow": false, "text": "0.0524", "x": "Driving1", "y": 0.05239, "yanchor": "bottom"}, {"align": "center", "font": {"color": "black", "size": 12}, "showarrow": false, "text": "0.0301", "x": "BAVARAGE", "y": 0.03007, "yanchor": "bottom"}, {"align": "center", "font": {"color": "black", "size": 12}, "showarrow": false, "text": "0.0253", "x": "TV1", "y": 0.02532, "yanchor": "bottom"}, {"align": "center", "font": {"color": "black", "size": 12}, "showarrow": false, "text": "0.0204", "x": "TEACOFFEE", "y": 0.02043, "yanchor": "bottom"}, {"align": "center", "font": {"color": "black", "size": 12}, "showarrow": false, "text": "0.0044", "x": "TG", "y": 0.004385, "yanchor": "bottom"}, {"align": "center", "font": {"color": "black", "size": 12}, "showarrow": false, "text": "0.0151", "x": "HDL.C", "y": 0.01505, "yanchor": "bottom"}, {"align": "center", "font": {"color": "black", "size": 12}, "showarrow": false, "text": "0.0114", "x": "Vegetables", "y": 0.01142, "yanchor": "bottom"}, {"align": "center", "font": {"color": "black", "size": 12}, "showarrow": false, "text": "0.0113", "x": "Eating1", "y": 0.0113, "yanchor": "bottom"}, {"align": "center", "font": {"color": "black", "size": 12}, "showarrow": false, "text": "0.0108", "x": "RBC", "y": 0.01083, "yanchor": "bottom"}, {"align": "center", "font": {"color": "black", "size": 12}, "showarrow": false, "text": "0.0051", "x": "ALP", "y": 0.005067, "yanchor": "bottom"}], "barmode": "relative", "height": 600, "legend": {"title": {"text": "Feature"}, "tracegroupgap": 0}, "margin": {"b": 120, "l": 50, "r": 50, "t": 50}, "plot_bgcolor": "rgba(0,0,0,0)", "title": {"text": "Most Important Features - SelectFromModel (Random Forest)", "x": 0.5, "y": 0.95}, "xaxis": {"anchor": "y", "categoryarray": ["HasFattyLiver", "HasKidneyStone", "FBS", "Age", "Juice", "Driving1", "BAVARAGE", "TV1", "TEACOFFEE", "TG", "HDL.C", "Vegetables", "Eating1", "RBC", "ALP"], "categoryorder": "array", "domain": [0, 1], "showgrid": false, "tickangle": 45, "title": {"text": "Feature"}}, "yaxis": {"anchor": "x", "domain": [0, 1], "gridcolor": "rgba(255, 255, 255, 0.3)", "showgrid": true, "title": {"text": "Feature Importance"}}}}
